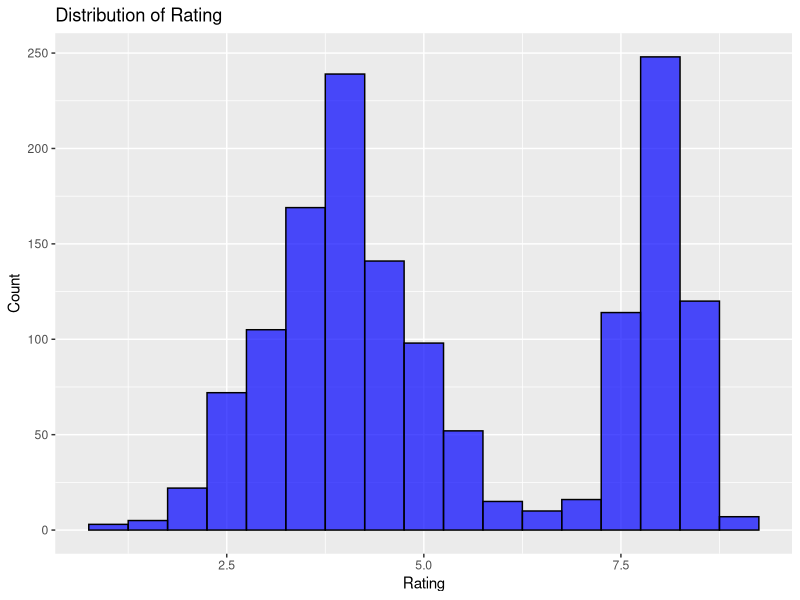
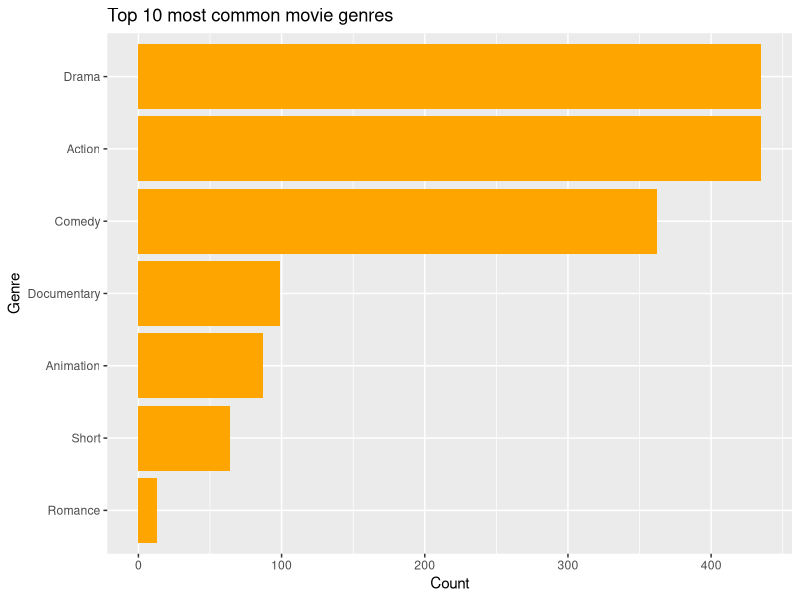
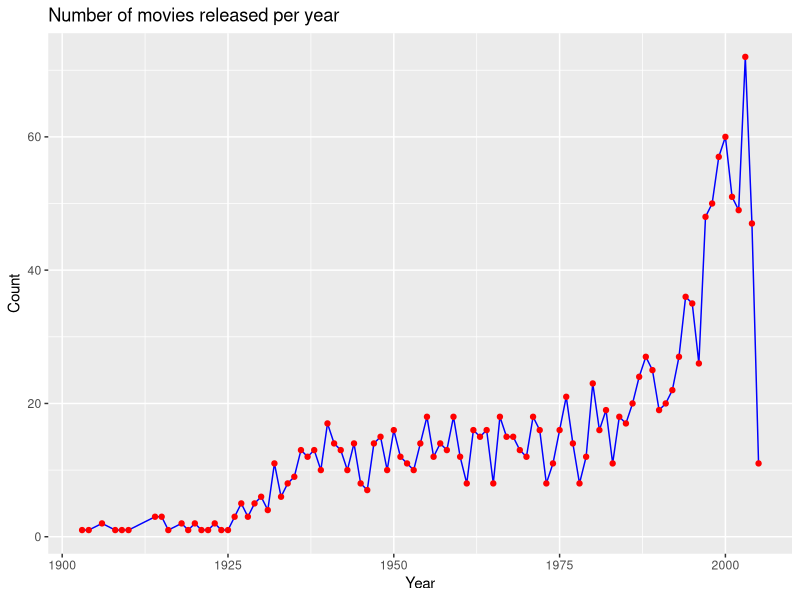
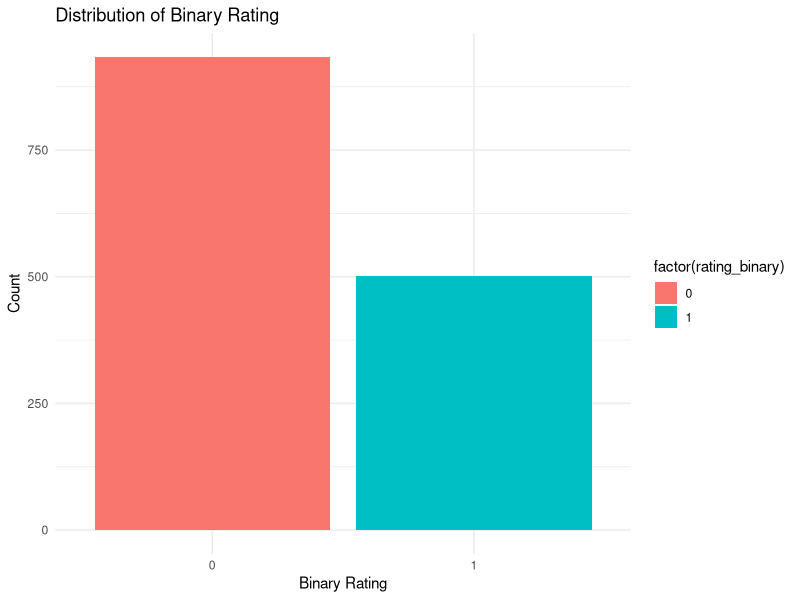
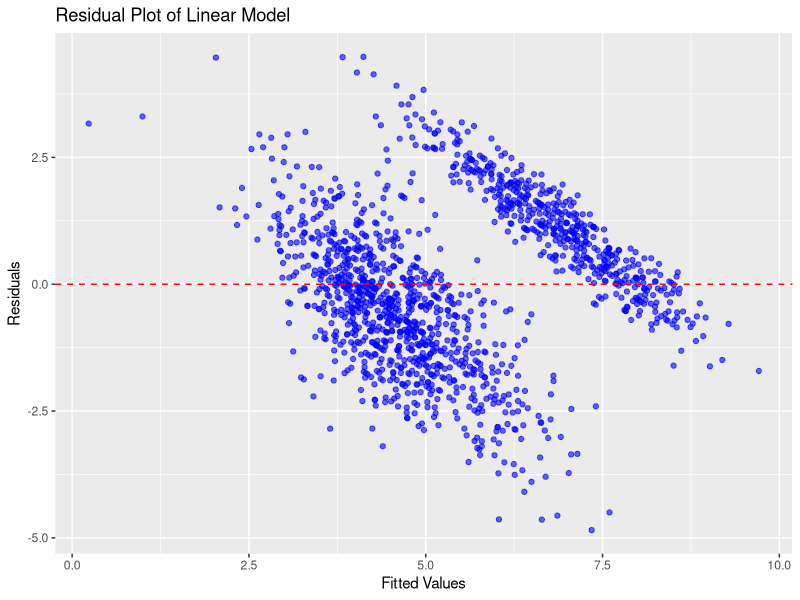
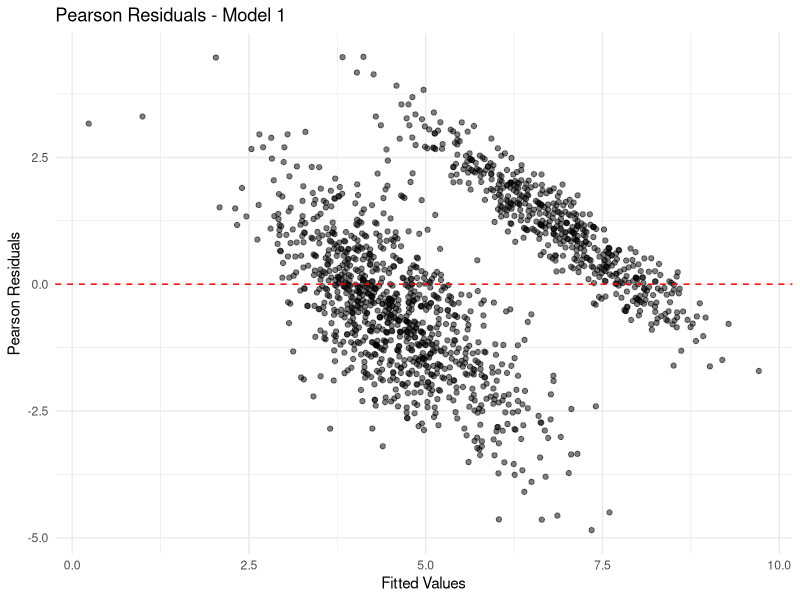
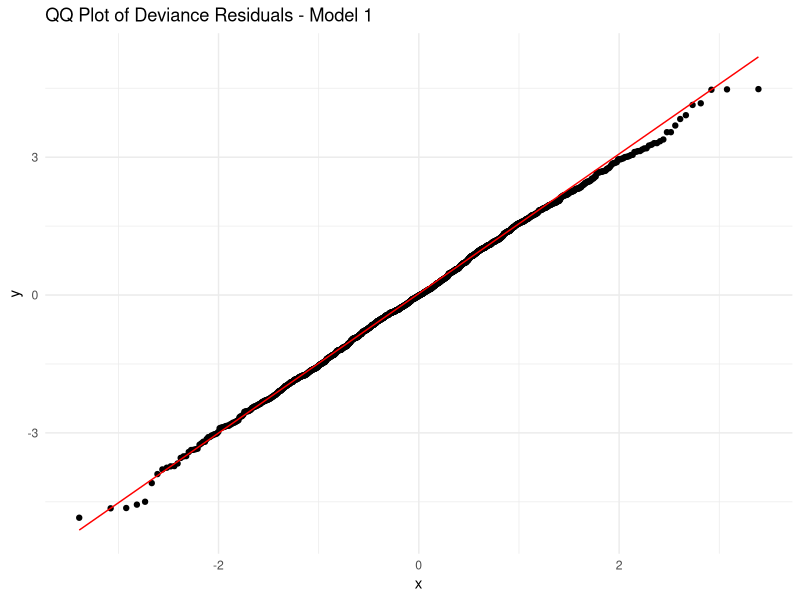
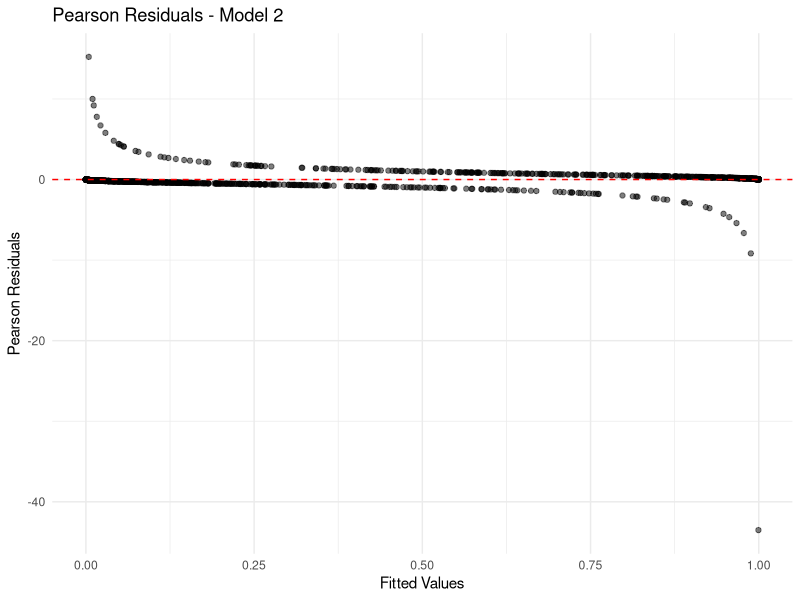

Here is the R script that generated these plots, in order:
## ---- chunk 1
library(tidyverse)
library(ggplot2)
library(lmtest)
## ---- chunk 2
data <- read.csv("dataset10.csv")
str(data)
summary(data)
## ---- chunk 3
data1 <- na.omit(data)
## ---- chunk 4
ggplot(data1, aes(x = rating)) +
  geom_histogram(binwidth = 0.5, fill = "blue", color = "black", alpha = 0.7) +
  labs(title = "Distribution of Rating", x = "Rating", y = "Count")
## ---- chunk 5
genre_count <- data %>%
  separate_rows(genre, sep = "\\|") %>%
  count(genre, sort = TRUE) %>%
  head(10)

ggplot(genre_count, aes(x = reorder(genre, n), y = n)) +
  geom_bar(stat = "identity", fill = "orange") +
  coord_flip() +
  labs(title = "Top 10 most common movie genres", x = "Genre", y = "Count")
## ---- chunk 6
movies_per_year <- data %>%
  group_by(year) %>%
  summarize(count = n())

ggplot(movies_per_year, aes(x = year, y = count)) +
  geom_line(color = "blue") +
  geom_point(color = "red") +
  labs(title = "Number of movies released per year", x = "Year", y = "Count")
## ---- chunk 7
data1$rating_binary <- ifelse(data1$rating >= 7, 1, 0)

ggplot(data1, aes(x = factor(rating_binary), fill = factor(rating_binary))) +
  geom_bar() +
  theme_minimal() +
  labs(title = "Distribution of Binary Rating", x = "Binary Rating", y = "Count")
## ---- chunk 8
#x-min/max-min standard methods
min_max_norm=function(x){
  return((x-min(x))/(max(x)-min(x)))
}
#standardize
data1[,2:5]=lapply(data1[,2:5],min_max_norm)
## ---- chunk 9
data1$genre_num <- as.factor(data1$genre)
model1 <- lm(rating ~ length + budget + votes + genre_num, data = data1)
summary(model1)
## ---- chunk 10
ggplot(data1, aes(x = model1$fitted.values, y = model1$residuals)) +
  geom_point(color = "blue", alpha = 0.6) +
  geom_hline(yintercept = 0, linetype = "dashed", color = "red") +
  labs(title = "Residual Plot of Linear Model", x = "Fitted Values", y = "Residuals")
## ---- chunk 11
model2 <- glm(rating_binary ~ year + length + budget + votes + genre_num, data = data1, family = binomial)
summary(model2)
## ---- chunk 12
model3<-glm(rating_binary ~ length + budget + votes + genre_num, data = data1, family = binomial)
summary(model3)
## ---- chunk 13
AIC(model2, model3)
BIC(model2, model3)
## ---- chunk 14
wald_test1 <- coeftest(model2)
wald_test1
## ---- chunk 15
wald_test2 <- coeftest(model3)
wald_test2
## ---- chunk 16
# Function to plot residuals
plot_residuals <- function(model, model_name) {
  residuals_data <- data.frame(
    Fitted_Values = fitted(model),
    Pearson_Residuals = residuals(model, type = "pearson"),
    Deviance_Residuals = residuals(model, type = "deviance")
  )
  
  # Pearson Residuals Plot
  p1 <- ggplot(residuals_data, aes(x = Fitted_Values, y = Pearson_Residuals)) +
    geom_point(alpha = 0.5) +
    geom_hline(yintercept = 0, linetype = "dashed", color = "red") +
    labs(title = paste("Pearson Residuals -", model_name), x = "Fitted Values", y = "Pearson Residuals") +
    theme_minimal()
  
  # QQ Plot of Deviance Residuals
  p2 <- ggplot(residuals_data, aes(sample = Deviance_Residuals)) +
    stat_qq() +
    stat_qq_line(color = "red") +
    labs(title = paste("QQ Plot of Deviance Residuals -", model_name)) +
    theme_minimal()
  
  print(p1)
  print(p2)
}

# Generate residual plots for Model 1, 2, and 3
plot_residuals(model1, "Model 1")
plot_residuals(model2, "Model 2")
plot_residuals(model3, "Model 3")
## ---- chunk 17
data1$predicted_probs <- predict(model2, type = "response")
ggplot(data1, aes(x = predicted_probs, fill = factor(rating_binary))) +
  geom_histogram(binwidth = 0.05, alpha = 0.7, position = "identity") +
  labs(title = "Predicted Probabilities of Binary Rating", x = "Predicted Probability", y = "Count")
